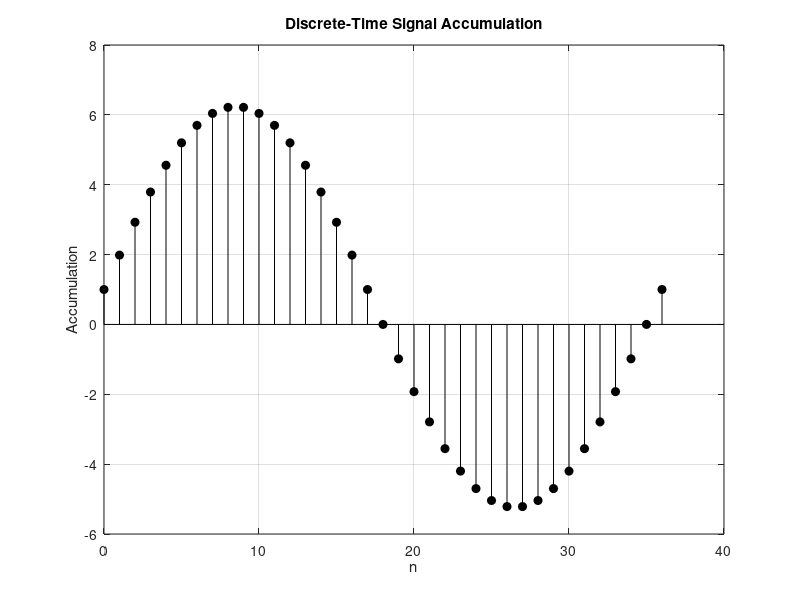

The MATLAB script that drew this image:
clear all;
close all;
clc;

% Chapter 3 - Discrete-Time Signal Accumulation

n = 0:36;
x = cos(2*pi*n/36);

y = cumsum(x);

stem(n,y,'k','filled');
xlabel('n');
ylabel('Accumulation');
title('Discrete-Time Signal Accumulation');
grid on;
